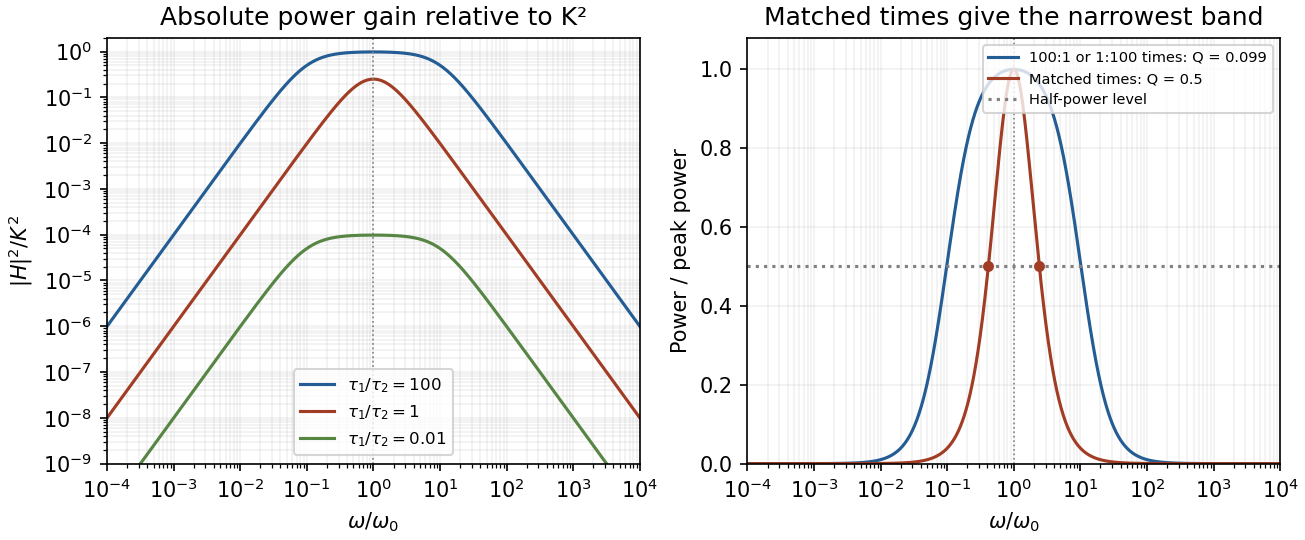

Recreate this plot in Python.
"""Original ideal band-pass responses. Python 3.14, numpy, matplotlib; PNG to cwd."""
import numpy as np
import matplotlib.pyplot as plt

u = np.geomspace(1e-4, 1e4, 2000)
fig, axes = plt.subplots(1, 2, figsize=(8.7, 3.6), layout='constrained')
for ratio, color in [(100, '#245c94'), (1, '#a23d25'), (0.01, '#568544')]:
    t1, t2 = np.sqrt(ratio), 1 / np.sqrt(ratio)
    power = (u * t1) ** 2 / ((1 + (u * t1) ** 2) * (1 + (u * t2) ** 2))
    peak = (t1 / (t1 + t2)) ** 2
    axes[0].loglog(u, power, color=color, label=fr'$\tau_1/\tau_2={ratio:g}$')
    if ratio != 0.01:
        label = 'Matched times: Q = 0.5' if ratio == 1 else '100:1 or 1:100 times: Q = 0.099'
        axes[1].semilogx(u, power / peak, color=color, label=label)
axes[0].set(xlabel=r'$\omega/\omega_0$', ylabel=r'$|H|^2/K^2$', ylim=(1e-9, 2), title='Absolute power gain relative to K²')
axes[0].legend(fontsize=8)
axes[1].axhline(0.5, color='0.5', linestyle=':', label='Half-power level')
axes[1].scatter([np.sqrt(2) - 1, np.sqrt(2) + 1], [0.5, 0.5], color='#a23d25', s=18, zorder=4)
axes[1].set(xlabel=r'$\omega/\omega_0$', ylabel='Power / peak power', ylim=(0, 1.08), title='Matched times give the narrowest band')
axes[1].legend(fontsize=7, loc='upper right')
for ax in axes:
    ax.set_xlim(1e-4, 1e4)
    ax.grid(which='both', alpha=0.18)
    ax.axvline(1, color='0.5', linestyle=':', linewidth=0.8)
fig.savefig('paper-1-band-pass.png', dpi=150, facecolor='white')
plt.close(fig)
